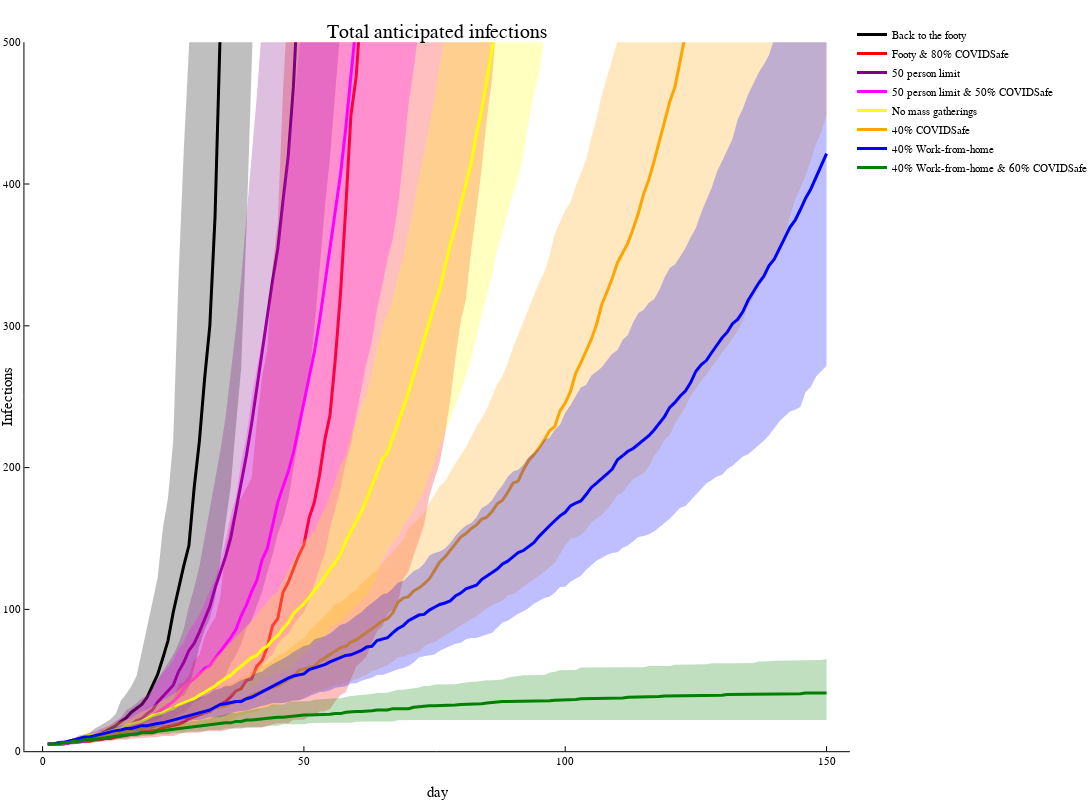

Notebook source saved alongside this figure:
### Code cell
pop=epiparam["pop"]
plot([],title="Total anticipated infections",xlabel="day",ylabel="Infections",ylimit=(0,500),label=false,size=(1600,800))
EpiSim.plotquantiles(pop .- St0,:black,"Back to the footy",0.25)
EpiSim.plotquantiles(pop .- St1,:red,"Footy & 80% COVIDSafe",0.25)
EpiSim.plotquantiles(pop .- St6,:purple,"50 person limit",0.25)
EpiSim.plotquantiles(pop .- St7,:magenta,"50 person limit & 50% COVIDSafe",0.25)
EpiSim.plotquantiles(pop .- St2,:yellow,"No mass gatherings",0.25)
EpiSim.plotquantiles(pop .- St3,:orange,"40% COVIDSafe",0.25)
EpiSim.plotquantiles(pop .- St4,:blue,"40% Work-from-home",0.25)
EpiSim.plotquantiles(pop .- St5,:green,"40% Work-from-home & 60% COVIDSafe",0.25)

### Figure 1 — Plotly figure (JSON) as saved in the notebook; plotly's stock layout.template omitted (floating-point values rounded to 4 significant figures; data arrays with more than 128 entries replaced by an {"elided": "..."} marker saying what was removed)
{"data": [{"colorbar": {"title": ""}, "fill": "tozeroy", "fillcolor": "rgba(0, 0, 0, 0.250)", "legendgroup": "Back to the footy", "line": {"color": "rgba(0, 0, 0, 1.000)", "dash": "solid", "shape": "linear", "width": 0}, "mode": "lines", "name": "Back to the footy", "showlegend": false, "type": "scatter", "x": {"elided": "300 int values"}, "xaxis": "x1", "y": {"elided": "300 float values"}, "yaxis": "y1", "zmax": null, "zmin": null}, {"colorbar": {"title": ""}, "legendgroup": "Back to the footy", "line": {"color": "rgba(0, 0, 0, 1.000)", "dash": "solid", "shape": "linear", "width": 3}, "mode": "lines", "name": "Back to the footy", "showlegend": true, "type": "scatter", "x": {"elided": "150 int values"}, "xaxis": "x1", "y": {"elided": "150 float values"}, "yaxis": "y1", "zmax": null, "zmin": null}, {"colorbar": {"title": ""}, "fill": "tozeroy", "fillcolor": "rgba(255, 0, 0, 0.250)", "legendgroup": "Footy & 80% COVIDSafe", "line": {"color": "rgba(255, 0, 0, 1.000)", "dash": "solid", "shape": "linear", "width": 0}, "mode": "lines", "name": "Footy & 80% COVIDSafe", "showlegend": false, "type": "scatter", "x": {"elided": "300 int values"}, "xaxis": "x1", "y": {"elided": "300 float values"}, "yaxis": "y1", "zmax": null, "zmin": null}, {"colorbar": {"title": ""}, "legendgroup": "Footy & 80% COVIDSafe", "line": {"color": "rgba(255, 0, 0, 1.000)", "dash": "solid", "shape": "linear", "width": 3}, "mode": "lines", "name": "Footy & 80% COVIDSafe", "showlegend": true, "type": "scatter", "x": {"elided": "150 int values"}, "xaxis": "x1", "y": {"elided": "150 float values"}, "yaxis": "y1", "zmax": null, "zmin": null}, {"colorbar": {"title": ""}, "fill": "tozeroy", "fillcolor": "rgba(128, 0, 128, 0.250)", "legendgroup": "50 person limit", "line": {"color": "rgba(128, 0, 128, 1.000)", "dash": "solid", "shape": "linear", "width": 0}, "mode": "lines", "name": "50 person limit", "showlegend": false, "type": "scatter", "x": {"elided": "300 int values"}, "xaxis": "x1", "y": {"elided": "300 float values"}, "yaxis": "y1", "zmax": null, "zmin": null}, {"colorbar": {"title": ""}, "legendgroup": "50 person limit", "line": {"color": "rgba(128, 0, 128, 1.000)", "dash": "solid", "shape": "linear", "width": 3}, "mode": "lines", "name": "50 person limit", "showlegend": true, "type": "scatter", "x": {"elided": "150 int values"}, "xaxis": "x1", "y": {"elided": "150 float values"}, "yaxis": "y1", "zmax": null, "zmin": null}, {"colorbar": {"title": ""}, "fill": "tozeroy", "fillcolor": "rgba(255, 0, 255, 0.250)", "legendgroup": "50 person limit & 50% COVIDSafe", "line": {"color": "rgba(255, 0, 255, 1.000)", "dash": "solid", "shape": "linear", "width": 0}, "mode": "lines", "name": "50 person limit & 50% COVIDSafe", "showlegend": false, "type": "scatter", "x": {"elided": "300 int values"}, "xaxis": "x1", "y": {"elided": "300 float values"}, "yaxis": "y1", "zmax": null, "zmin": null}, {"colorbar": {"title": ""}, "legendgroup": "50 person limit & 50% COVIDSafe", "line": {"color": "rgba(255, 0, 255, 1.000)", "dash": "solid", "shape": "linear", "width": 3}, "mode": "lines", "name": "50 person limit & 50% COVIDSafe", "showlegend": true, "type": "scatter", "x": {"elided": "150 int values"}, "xaxis": "x1", "y": {"elided": "150 float values"}, "yaxis": "y1", "zmax": null, "zmin": null}, {"colorbar": {"title": ""}, "fill": "tozeroy", "fillcolor": "rgba(255, 255, 0, 0.250)", "legendgroup": "No mass gatherings", "line": {"color": "rgba(255, 255, 0, 1.000)", "dash": "solid", "shape": "linear", "width": 0}, "mode": "lines", "name": "No mass gatherings", "showlegend": false, "type": "scatter", "x": {"elided": "300 int values"}, "xaxis": "x1", "y": {"elided": "300 float values"}, "yaxis": "y1", "zmax": null, "zmin": null}, {"colorbar": {"title": ""}, "legendgroup": "No mass gatherings", "line": {"color": "rgba(255, 255, 0, 1.000)", "dash": "solid", "shape": "linear", "width": 3}, "mode": "lines", "name": "No mass gatherings", "showlegend": true, "type": "scatter", "x": {"elided": "150 int values"}, "xaxis": "x1", "y": {"elided": "150 float values"}, "yaxis": "y1", "zmax": null, "zmin": null}, {"colorbar": {"title": ""}, "fill": "tozeroy", "fillcolor": "rgba(255, 165, 0, 0.250)", "legendgroup": "40% COVIDSafe", "line": {"color": "rgba(255, 165, 0, 1.000)", "dash": "solid", "shape": "linear", "width": 0}, "mode": "lines", "name": "40% COVIDSafe", "showlegend": false, "type": "scatter", "x": {"elided": "300 int values"}, "xaxis": "x1", "y": {"elided": "300 float values"}, "yaxis": "y1", "zmax": null, "zmin": null}, {"colorbar": {"title": ""}, "legendgroup": "40% COVIDSafe", "line": {"color": "rgba(255, 165, 0, 1.000)", "dash": "solid", "shape": "linear", "width": 3}, "mode": "lines", "name": "40% COVIDSafe", "showlegend": true, "type": "scatter", "x": {"elided": "150 int values"}, "xaxis": "x1", "y": {"elided": "150 float values"}, "yaxis": "y1", "zmax": null, "zmin": null}, {"colorbar": {"title": ""}, "fill": "tozeroy", "fillcolor": "rgba(0, 0, 255, 0.250)", "legendgroup": "40% Work-from-home", "line": {"color": "rgba(0, 0, 255, 1.000)", "dash": "solid", "shape": "linear", "width": 0}, "mode": "lines", "name": "40% Work-from-home", "showlegend": false, "type": "scatter", "x": {"elided": "300 int values"}, "xaxis": "x1", "y": {"elided": "300 float values"}, "yaxis": "y1", "zmax": null, "zmin": null}, {"colorbar": {"title": ""}, "legendgroup": "40% Work-from-home", "line": {"color": "rgba(0, 0, 255, 1.000)", "dash": "solid", "shape": "linear", "width": 3}, "mode": "lines", "name": "40% Work-from-home", "showlegend": true, "type": "scatter", "x": {"elided": "150 int values"}, "xaxis": "x1", "y": {"elided": "150 float values"}, "yaxis": "y1", "zmax": null, "zmin": null}, {"colorbar": {"title": ""}, "fill": "tozeroy", "fillcolor": "rgba(0, 128, 0, 0.250)", "legendgroup": "40% Work-from-home & 60% COVIDSafe", "line": {"color": "rgba(0, 128, 0, 1.000)", "dash": "solid", "shape": "linear", "width": 0}, "mode": "lines", "name": "40% Work-from-home & 60% COVIDSafe", "showlegend": false, "type": "scatter", "x": {"elided": "300 int values"}, "xaxis": "x1", "y": {"elided": "300 float values"}, "yaxis": "y1", "zmax": null, "zmin": null}, {"colorbar": {"title": ""}, "legendgroup": "40% Work-from-home & 60% COVIDSafe", "line": {"color": "rgba(0, 128, 0, 1.000)", "dash": "solid", "shape": "linear", "width": 3}, "mode": "lines", "name": "40% Work-from-home & 60% COVIDSafe", "showlegend": true, "type": "scatter", "x": {"elided": "150 int values"}, "xaxis": "x1", "y": {"elided": "150 float values"}, "yaxis": "y1", "zmax": null, "zmin": null}], "layout": {"annotations": [{"font": {"color": "rgba(0, 0, 0, 1.000)", "family": "sans-serif", "size": 20}, "rotation": 0, "showarrow": false, "text": "Total anticipated infections", "x": 0.5131, "xanchor": "center", "xref": "paper", "y": 1, "yanchor": "top", "yref": "paper"}], "height": 800, "legend": {"bgcolor": "rgba(255, 255, 255, 1.000)", "bordercolor": "rgba(0, 0, 0, 1.000)", "font": {"color": "rgba(0, 0, 0, 1.000)", "family": "sans-serif", "size": 11}, "tracegroupgap": 0, "x": 1, "y": 1}, "margin": {"b": 20, "l": 0, "r": 0, "t": 20}, "paper_bgcolor": "rgba(255, 255, 255, 1.000)", "plot_bgcolor": "rgba(255, 255, 255, 1.000)", "showlegend": true, "width": 1600, "xaxis": {"anchor": "y1", "domain": [0.02868, 0.9975], "gridcolor": "rgba(0, 0, 0, 0.100)", "gridwidth": 0.5, "linecolor": "rgba(0, 0, 0, 1.000)", "mirror": false, "range": [-3.47, 154.5], "showgrid": false, "showline": true, "showticklabels": true, "tickangle": 0, "tickcolor": "rgb(0, 0, 0)", "tickfont": {"color": "rgba(0, 0, 0, 1.000)", "family": "sans-serif", "size": 11}, "tickmode": "array", "ticks": "inside", "ticktext": ["0", "50", "100", "150"], "tickvals": [0, 50, 100, 150], "title": "day", "titlefont": {"color": "rgba(0, 0, 0, 1.000)", "family": "sans-serif", "size": 15}, "type": "-", "visible": true, "zeroline": false, "zerolinecolor": "rgba(0, 0, 0, 1.000)"}, "yaxis": {"anchor": "x1", "domain": [0.03791, 0.9708], "gridcolor": "rgba(0, 0, 0, 0.100)", "gridwidth": 0.5, "linecolor": "rgba(0, 0, 0, 1.000)", "mirror": false, "range": [0, 500], "showgrid": false, "showline": true, "showticklabels": true, "tickangle": 0, "tickcolor": "rgb(0, 0, 0)", "tickfont": {"color": "rgba(0, 0, 0, 1.000)", "family": "sans-serif", "size": 11}, "tickmode": "array", "ticks": "inside", "ticktext": ["0", "100", "200", "300", "400", "500"], "tickvals": [0, 100, 200, 300, 400, 500], "title": "Infections", "titlefont": {"color": "rgba(0, 0, 0, 1.000)", "family": "sans-serif", "size": 15}, "type": "-", "visible": true, "zeroline": false, "zerolinecolor": "rgba(0, 0, 0, 1.000)"}}}
